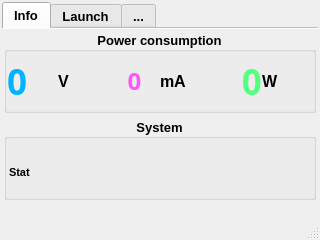
<?xml version="1.0" encoding="UTF-8"?>
<ui version="4.0">
 <class>MainWindow</class>
 <widget class="QMainWindow" name="MainWindow">
  <property name="geometry">
   <rect>
    <x>0</x>
    <y>0</y>
    <width>320</width>
    <height>240</height>
   </rect>
  </property>
  <property name="minimumSize">
   <size>
    <width>320</width>
    <height>240</height>
   </size>
  </property>
  <property name="maximumSize">
   <size>
    <width>320</width>
    <height>240</height>
   </size>
  </property>
  <property name="windowTitle">
   <string>MainWindow</string>
  </property>
  <widget class="QWidget" name="centralwidget">
   <property name="maximumSize">
    <size>
     <width>320</width>
     <height>215</height>
    </size>
   </property>
   <layout class="QGridLayout" name="gridLayout">
    <property name="sizeConstraint">
     <enum>QLayout::SetMaximumSize</enum>
    </property>
    <property name="leftMargin">
     <number>2</number>
    </property>
    <property name="topMargin">
     <number>2</number>
    </property>
    <property name="rightMargin">
     <number>2</number>
    </property>
    <property name="bottomMargin">
     <number>2</number>
    </property>
    <property name="horizontalSpacing">
     <number>5</number>
    </property>
    <property name="verticalSpacing">
     <number>2</number>
    </property>
    <item row="0" column="0">
     <widget class="QTabWidget" name="tabWidget">
      <property name="sizePolicy">
       <sizepolicy hsizetype="Maximum" vsizetype="Maximum">
        <horstretch>0</horstretch>
        <verstretch>0</verstretch>
       </sizepolicy>
      </property>
      <property name="minimumSize">
       <size>
        <width>316</width>
        <height>200</height>
       </size>
      </property>
      <property name="maximumSize">
       <size>
        <width>316</width>
        <height>200</height>
       </size>
      </property>
      <property name="font">
       <font>
        <pointsize>10</pointsize>
        <bold>true</bold>
       </font>
      </property>
      <property name="mouseTracking">
       <bool>true</bool>
      </property>
      <property name="tabletTracking">
       <bool>true</bool>
      </property>
      <property name="contextMenuPolicy">
       <enum>Qt::ActionsContextMenu</enum>
      </property>
      <property name="tabPosition">
       <enum>QTabWidget::North</enum>
      </property>
      <property name="tabShape">
       <enum>QTabWidget::Rounded</enum>
      </property>
      <property name="currentIndex">
       <number>0</number>
      </property>
      <property name="elideMode">
       <enum>Qt::ElideMiddle</enum>
      </property>
      <property name="documentMode">
       <bool>true</bool>
      </property>
      <property name="tabsClosable">
       <bool>false</bool>
      </property>
      <property name="tabBarAutoHide">
       <bool>true</bool>
      </property>
      <widget class="QWidget" name="tabSensor">
       <attribute name="title">
        <string extracomment="Sensor">Info</string>
       </attribute>
       <layout class="QGridLayout" name="gridLayout_6">
        <property name="leftMargin">
         <number>2</number>
        </property>
        <property name="topMargin">
         <number>2</number>
        </property>
        <property name="rightMargin">
         <number>2</number>
        </property>
        <property name="bottomMargin">
         <number>2</number>
        </property>
        <property name="spacing">
         <number>5</number>
        </property>
        <item row="0" column="0">
         <widget class="QGroupBox" name="powerGroupBox">
          <property name="title">
           <string>Power consumption</string>
          </property>
          <property name="alignment">
           <set>Qt::AlignCenter</set>
          </property>
          <property name="flat">
           <bool>true</bool>
          </property>
          <property name="checkable">
           <bool>false</bool>
          </property>
          <layout class="QGridLayout" name="gridLayout_7">
           <property name="leftMargin">
            <number>0</number>
           </property>
           <property name="topMargin">
            <number>0</number>
           </property>
           <property name="rightMargin">
            <number>0</number>
           </property>
           <property name="bottomMargin">
            <number>0</number>
           </property>
           <property name="spacing">
            <number>0</number>
           </property>
           <item row="1" column="2">
            <widget class="QLabel" name="amperLabel">
             <property name="font">
              <font>
               <family>DSEG14 Modern</family>
               <pointsize>18</pointsize>
               <bold>true</bold>
               <stylestrategy>PreferAntialias</stylestrategy>
              </font>
             </property>
             <property name="styleSheet">
              <string notr="true">color: rgb(255, 85, 255);</string>
             </property>
             <property name="text">
              <string>0</string>
             </property>
             <property name="alignment">
              <set>Qt::AlignCenter</set>
             </property>
            </widget>
           </item>
           <item row="1" column="1">
            <widget class="QLabel" name="vunitLabel">
             <property name="font">
              <font>
               <pointsize>12</pointsize>
               <bold>true</bold>
              </font>
             </property>
             <property name="text">
              <string>V</string>
             </property>
             <property name="alignment">
              <set>Qt::AlignLeading|Qt::AlignLeft|Qt::AlignVCenter</set>
             </property>
            </widget>
           </item>
           <item row="1" column="4">
            <widget class="QLabel" name="pwrLabel">
             <property name="font">
              <font>
               <family>DSEG14 Modern</family>
               <pointsize>26</pointsize>
               <bold>true</bold>
               <stylestrategy>PreferAntialias</stylestrategy>
              </font>
             </property>
             <property name="styleSheet">
              <string notr="true">color: rgb(85, 255, 127);</string>
             </property>
             <property name="text">
              <string>0</string>
             </property>
             <property name="alignment">
              <set>Qt::AlignRight|Qt::AlignTrailing|Qt::AlignVCenter</set>
             </property>
            </widget>
           </item>
           <item row="1" column="3">
            <widget class="QLabel" name="aunitLabel">
             <property name="font">
              <font>
               <pointsize>12</pointsize>
               <bold>true</bold>
              </font>
             </property>
             <property name="text">
              <string>mA</string>
             </property>
             <property name="alignment">
              <set>Qt::AlignLeading|Qt::AlignLeft|Qt::AlignVCenter</set>
             </property>
            </widget>
           </item>
           <item row="1" column="0">
            <widget class="QLabel" name="voltLabel">
             <property name="font">
              <font>
               <family>DSEG14 Modern</family>
               <pointsize>26</pointsize>
               <bold>true</bold>
               <stylestrategy>PreferAntialias</stylestrategy>
              </font>
             </property>
             <property name="styleSheet">
              <string notr="true">color: rgb(0, 179, 255);</string>
             </property>
             <property name="text">
              <string>0</string>
             </property>
            </widget>
           </item>
           <item row="1" column="5">
            <widget class="QLabel" name="label">
             <property name="font">
              <font>
               <pointsize>12</pointsize>
               <bold>true</bold>
              </font>
             </property>
             <property name="text">
              <string>W</string>
             </property>
             <property name="alignment">
              <set>Qt::AlignLeading|Qt::AlignLeft|Qt::AlignVCenter</set>
             </property>
            </widget>
           </item>
          </layout>
         </widget>
        </item>
        <item row="1" column="0">
         <widget class="QGroupBox" name="systemgroupBox">
          <property name="title">
           <string>System</string>
          </property>
          <property name="alignment">
           <set>Qt::AlignCenter</set>
          </property>
          <property name="flat">
           <bool>true</bool>
          </property>
          <layout class="QHBoxLayout" name="horizontalLayout">
           <property name="spacing">
            <number>0</number>
           </property>
           <property name="leftMargin">
            <number>2</number>
           </property>
           <property name="topMargin">
            <number>8</number>
           </property>
           <property name="rightMargin">
            <number>0</number>
           </property>
           <property name="bottomMargin">
            <number>0</number>
           </property>
           <item>
            <widget class="QLabel" name="statLabel">
             <property name="font">
              <font>
               <pointsize>8</pointsize>
               <bold>true</bold>
              </font>
             </property>
             <property name="text">
              <string>Stat</string>
             </property>
             <property name="alignment">
              <set>Qt::AlignJustify|Qt::AlignVCenter</set>
             </property>
            </widget>
           </item>
          </layout>
         </widget>
        </item>
       </layout>
      </widget>
      <widget class="QWidget" name="tabLaunch">
       <attribute name="title">
        <string extracomment="Launch">Launch</string>
       </attribute>
       <layout class="QGridLayout" name="gridLayout_2">
        <item row="1" column="0">
         <widget class="QFrame" name="secframe">
          <property name="frameShape">
           <enum>QFrame::StyledPanel</enum>
          </property>
          <property name="frameShadow">
           <enum>QFrame::Raised</enum>
          </property>
          <layout class="QHBoxLayout" name="horizontalLayout_3">
           <property name="spacing">
            <number>4</number>
           </property>
           <property name="leftMargin">
            <number>1</number>
           </property>
           <property name="topMargin">
            <number>1</number>
           </property>
           <property name="rightMargin">
            <number>1</number>
           </property>
           <property name="bottomMargin">
            <number>1</number>
           </property>
           <item>
            <widget class="QToolButton" name="w3mButton">
             <property name="text">
              <string>...</string>
             </property>
            </widget>
           </item>
           <item>
            <widget class="QToolButton" name="toolButton_2">
             <property name="text">
              <string>...</string>
             </property>
            </widget>
           </item>
           <item>
            <widget class="QToolButton" name="toolButton_3">
             <property name="text">
              <string>...</string>
             </property>
            </widget>
           </item>
          </layout>
         </widget>
        </item>
        <item row="0" column="0">
         <widget class="QFrame" name="firstframe">
          <property name="frameShape">
           <enum>QFrame::StyledPanel</enum>
          </property>
          <property name="frameShadow">
           <enum>QFrame::Raised</enum>
          </property>
          <layout class="QHBoxLayout" name="horizontalLayout_2">
           <property name="spacing">
            <number>5</number>
           </property>
           <property name="leftMargin">
            <number>5</number>
           </property>
           <property name="topMargin">
            <number>5</number>
           </property>
           <property name="rightMargin">
            <number>5</number>
           </property>
           <property name="bottomMargin">
            <number>5</number>
           </property>
           <item>
            <widget class="QToolButton" name="smplayerButton">
             <property name="text">
              <string>...</string>
             </property>
            </widget>
           </item>
           <item>
            <widget class="QToolButton" name="terminalButton">
             <property name="text">
              <string>...</string>
             </property>
            </widget>
           </item>
          </layout>
         </widget>
        </item>
       </layout>
      </widget>
      <widget class="QWidget" name="settingsTab">
       <attribute name="title">
        <string>...</string>
       </attribute>
       <layout class="QGridLayout" name="gridLayout_4">
        <property name="leftMargin">
         <number>2</number>
        </property>
        <property name="topMargin">
         <number>2</number>
        </property>
        <property name="rightMargin">
         <number>2</number>
        </property>
        <property name="bottomMargin">
         <number>2</number>
        </property>
        <property name="spacing">
         <number>5</number>
        </property>
        <item row="0" column="0">
         <widget class="QFrame" name="frame">
          <property name="frameShape">
           <enum>QFrame::StyledPanel</enum>
          </property>
          <property name="frameShadow">
           <enum>QFrame::Raised</enum>
          </property>
          <layout class="QGridLayout" name="gridLayout_5">
           <item row="0" column="0">
            <widget class="QToolButton" name="poweroffButton">
             <property name="text">
              <string>PowerOFF</string>
             </property>
            </widget>
           </item>
           <item row="0" column="1">
            <widget class="QToolButton" name="rebootButton">
             <property name="text">
              <string>Reboot</string>
             </property>
            </widget>
           </item>
          </layout>
         </widget>
        </item>
       </layout>
      </widget>
     </widget>
    </item>
   </layout>
  </widget>
  <widget class="QStatusBar" name="statusBar">
   <property name="font">
    <font>
     <pointsize>9</pointsize>
     <bold>true</bold>
    </font>
   </property>
  </widget>
 </widget>
 <resources/>
 <connections/>
</ui>
